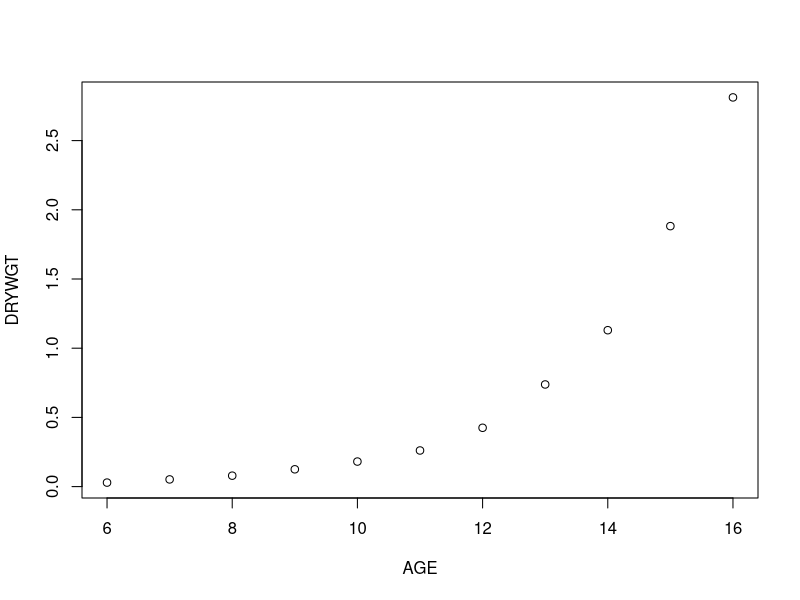
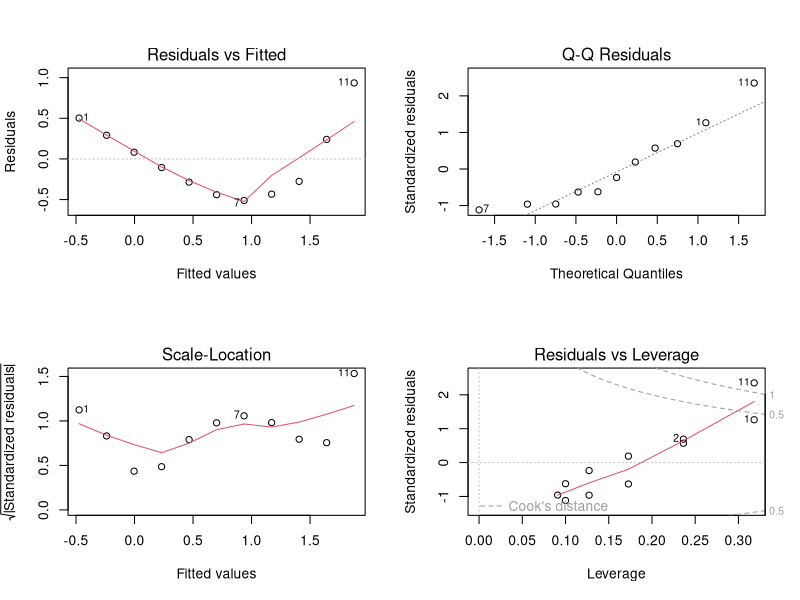
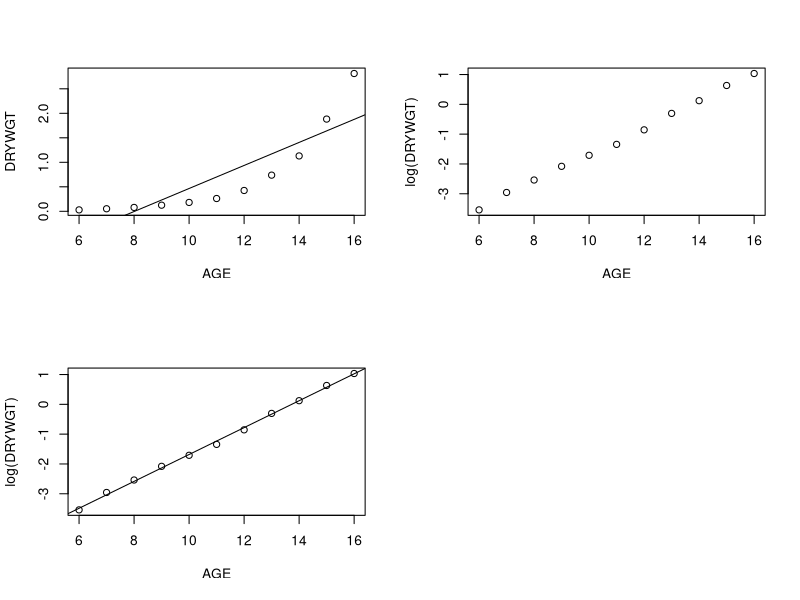

Generate these figures, in order, with R:
# Mustaeen Ahmed

library(readxl)
data <- read_excel("./data/CH05Q01.xls")
df <- data.frame(data)
attach(df)

plot(AGE, DRYWGT)

model <- lm(DRYWGT ~ AGE, data = df) # lm for linear regression

print(model)
print(summary(model)) # get our good ol summary

par(mfrow = c(2, 2)) # allows to show multiple plots at once
plot(model) # get many plots

print(anova(model))

plot(AGE, DRYWGT)
abline(model) # with line of best fit

conf_int_1 <- confint(model) # regular confidence interval
conf_int_2 <- confint(model, level = 0.99) # for a custom percentage

# check for mean of Y at age 11.

age_pred <- data.frame(AGE = 11) # setting a singular data value to 11.
print(predict(model, newdata = age_pred, interval = "confidence"))
# for a confidence interval

print(predict(model, newdata = age_pred, interval = "prediction"))
# for a prediction interval

age_pred_2 <- data.frame(AGE = c(10, 11, 12)) # for y at several ages
print(predict(model, newdata = age_pred_2, interval = "confidence"))
print(predict(model, newdata = age_pred_2, itnerval = "prediction"))

# apply transformations to a variable
print("APPLYING TRANSFORMATIONS!")

plot(AGE, log(DRYWGT))
model2 <- lm(I(log(DRYWGT)) ~ AGE, data = df)

plot(AGE, log(DRYWGT))
abline(model2)